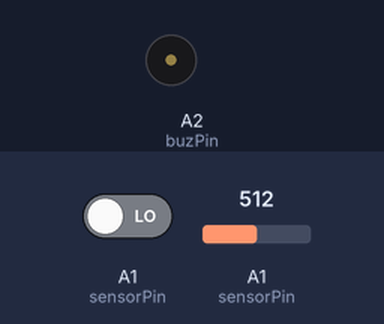
Bench run of a sketch on a simulated Arduino Uno, built with avr-gcc and run on an emulated ATmega328P. Shown: buzzer (waves = sounding). The test bench sets the inputs (shaded band); at power-on: A1 (sensorPin) LOW, A1 (sensorPin) = 512. What the sketch prints to the serial monitor is not drawn.

Above: at 1.2 s.
1.3 s: A1 (sensorPin) driven HIGH
Timing chart, 0 to 11.5 s (numbered marks = the images above; inputs shaded):
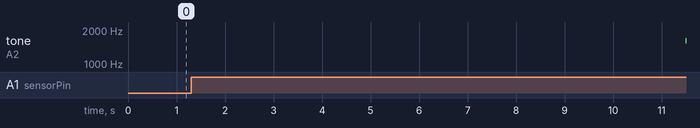

The sketch:

Projeto_Alarme.ino
```cpp
// =======================================================================
// declarando as variáveis
int sensorPin = A1;    // select the input pin for the potentiometer
int sensorValue;  // variable to store the value coming from the sensor
long startTime; // variável do cronometro.
const int duration = 500; // duração do alarme
const int buzPin = A2; // pino do buzzer.
int frequency; // frequencia do alarme
// =======================================================================

// =======================================================================
void setup() {
  Serial.begin(9600); // iniciando a tela de Serial
  pinMode(A1, INPUT); // declarando o pino de entrada do infravermelho
  pinMode(buzPin, OUTPUT); // declarando o pino de saida do buzzer
}
// =======================================================================

// =======================================================================
void loop() {
  sensorValue = analogRead(sensorPin); // para pegar maior frequencia e até mesmo o calor do corpo.
  sensorValue = digitalRead(sensorPin); // lendo o infravemelho e armazenando em uma variável
  Serial.println(sensorValue); // "printando" o valor do infra
  timer(); // chamando a função para disparar o alarme
}
// =======================================================================

// =======================================================================
void timer() { // função de dispara o alarme
  if (sensorValue != 0) { // se o sensor infra for interrompido, ou seja, virar 1
    startTime = millis(); // inicia o cronometro
    Serial.println(startTime / 1000); // printa na tela em segundos
    if (startTime > 10000 && startTime < 20000) { // acrescentar a senha // se o tempo for maior que 10 seg e menor 20 seg, dispara o alarme
      // Nestes FOR ajusta o buzzer para fazer o som de uma sirene/alarme
      for (frequency = 150; frequency < 1800; frequency += 1) {
        tone(buzPin, frequency, duration);// acionar o buzzer.
        delay (1);
      }
      for (frequency = 1800; frequency < 150; frequency -= 1) {
        tone(buzPin, frequency, duration);// acionar o buzzer.
        delay (1);
      }
    }
    if (startTime > 20000) {
      // chamar a função de SMS
      noTone(buzPin); // desligar o buzzer/alarme
    }
  } else { // se o sensor infra não for interrompido, ou seja, permanecer 0.
    noTone(buzPin); // O alarme/buzzer não dispara
    startTime = 0; // e o tempo fica 0.
  }
}
// =======================================================================
```

Measured:
- after the input at 1.3 s, tone on A2 (buzPin): silent → 1607 Hz after 10.2 s
